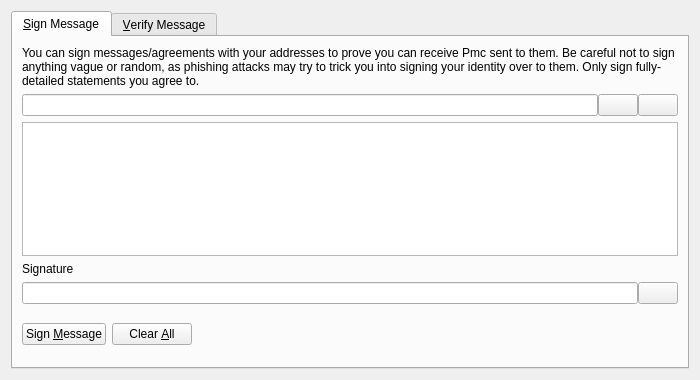
<?xml version="1.0" encoding="UTF-8"?>
<ui version="4.0">
 <class>SignVerifyMessageDialog</class>
 <widget class="QDialog" name="SignVerifyMessageDialog">
  <property name="geometry">
   <rect>
    <x>0</x>
    <y>0</y>
    <width>700</width>
    <height>380</height>
   </rect>
  </property>
  <property name="windowTitle">
   <string>Signatures - Sign / Verify a Message</string>
  </property>
  <property name="modal">
   <bool>true</bool>
  </property>
  <layout class="QVBoxLayout" name="verticalLayout">
   <item>
    <widget class="QTabWidget" name="tabWidget">
     <property name="currentIndex">
      <number>0</number>
     </property>
     <widget class="QWidget" name="tabSignMessage">
      <attribute name="title">
       <string>&amp;Sign Message</string>
      </attribute>
      <layout class="QVBoxLayout" name="verticalLayout_SM">
       <item>
        <widget class="QLabel" name="infoLabel_SM">
         <property name="text">
          <string>You can sign messages/agreements with your addresses to prove you can receive Pmc sent to them. Be careful not to sign anything vague or random, as phishing attacks may try to trick you into signing your identity over to them. Only sign fully-detailed statements you agree to.</string>
         </property>
         <property name="textFormat">
          <enum>Qt::PlainText</enum>
         </property>
         <property name="wordWrap">
          <bool>true</bool>
         </property>
        </widget>
       </item>
       <item>
        <layout class="QHBoxLayout" name="horizontalLayout_1_SM">
         <property name="spacing">
          <number>0</number>
         </property>
         <item>
          <widget class="QValidatedLineEdit" name="addressIn_SM">
           <property name="toolTip">
            <string>The Pmc address to sign the message with</string>
           </property>
          </widget>
         </item>
         <item>
          <widget class="QPushButton" name="addressBookButton_SM">
           <property name="toolTip">
            <string>Choose previously used address</string>
           </property>
           <property name="text">
            <string/>
           </property>
           <property name="shortcut">
            <string>Alt+A</string>
           </property>
           <property name="autoDefault">
            <bool>false</bool>
           </property>
          </widget>
         </item>
         <item>
          <widget class="QPushButton" name="pasteButton_SM">
           <property name="toolTip">
            <string>Paste address from clipboard</string>
           </property>
           <property name="text">
            <string/>
           </property>
           <property name="shortcut">
            <string>Alt+P</string>
           </property>
           <property name="autoDefault">
            <bool>false</bool>
           </property>
          </widget>
         </item>
        </layout>
       </item>
       <item>
        <widget class="QPlainTextEdit" name="messageIn_SM">
         <property name="toolTip">
          <string>Enter the message you want to sign here</string>
         </property>
        </widget>
       </item>
       <item>
        <widget class="QLabel" name="signatureLabel_SM">
         <property name="text">
          <string>Signature</string>
         </property>
         <property name="textFormat">
          <enum>Qt::PlainText</enum>
         </property>
        </widget>
       </item>
       <item>
        <layout class="QHBoxLayout" name="horizontalLayout_2_SM">
         <property name="spacing">
          <number>0</number>
         </property>
         <item>
          <widget class="QLineEdit" name="signatureOut_SM">
           <property name="font">
            <font>
             <italic>true</italic>
            </font>
           </property>
           <property name="readOnly">
            <bool>true</bool>
           </property>
          </widget>
         </item>
         <item>
          <widget class="QPushButton" name="copySignatureButton_SM">
           <property name="toolTip">
            <string>Copy the current signature to the system clipboard</string>
           </property>
           <property name="text">
            <string/>
           </property>
           <property name="autoDefault">
            <bool>false</bool>
           </property>
          </widget>
         </item>
        </layout>
       </item>
       <item>
        <layout class="QHBoxLayout" name="horizontalLayout_3_SM">
         <item>
          <widget class="QPushButton" name="signMessageButton_SM">
           <property name="toolTip">
            <string>Sign the message to prove you own this Pmc address</string>
           </property>
           <property name="text">
            <string>Sign &amp;Message</string>
           </property>
           <property name="autoDefault">
            <bool>false</bool>
           </property>
          </widget>
         </item>
         <item>
          <widget class="QPushButton" name="clearButton_SM">
           <property name="toolTip">
            <string>Reset all sign message fields</string>
           </property>
           <property name="text">
            <string>Clear &amp;All</string>
           </property>
           <property name="autoDefault">
            <bool>false</bool>
           </property>
          </widget>
         </item>
         <item>
          <spacer name="horizontalSpacer_1_SM">
           <property name="orientation">
            <enum>Qt::Horizontal</enum>
           </property>
           <property name="sizeHint" stdset="0">
            <size>
             <width>40</width>
             <height>48</height>
            </size>
           </property>
          </spacer>
         </item>
         <item>
          <widget class="QLabel" name="statusLabel_SM">
           <property name="font">
            <font>
             <weight>75</weight>
             <bold>true</bold>
            </font>
           </property>
           <property name="text">
            <string/>
           </property>
           <property name="wordWrap">
            <bool>true</bool>
           </property>
          </widget>
         </item>
         <item>
          <spacer name="horizontalSpacer_2_SM">
           <property name="orientation">
            <enum>Qt::Horizontal</enum>
           </property>
           <property name="sizeHint" stdset="0">
            <size>
             <width>40</width>
             <height>48</height>
            </size>
           </property>
          </spacer>
         </item>
        </layout>
       </item>
      </layout>
     </widget>
     <widget class="QWidget" name="tabVerifyMessage">
      <attribute name="title">
       <string>&amp;Verify Message</string>
      </attribute>
      <layout class="QVBoxLayout" name="verticalLayout_VM">
       <item>
        <widget class="QLabel" name="infoLabel_VM">
         <property name="text">
          <string>Enter the receiver's address, message (ensure you copy line breaks, spaces, tabs, etc. exactly) and signature below to verify the message. Be careful not to read more into the signature than what is in the signed message itself, to avoid being tricked by a man-in-the-middle attack. Note that this only proves the signing party receives with the address, it cannot prove sendership of any transaction!</string>
         </property>
         <property name="textFormat">
          <enum>Qt::PlainText</enum>
         </property>
         <property name="alignment">
          <set>Qt::AlignLeading|Qt::AlignLeft|Qt::AlignTop</set>
         </property>
         <property name="wordWrap">
          <bool>true</bool>
         </property>
        </widget>
       </item>
       <item>
        <layout class="QHBoxLayout" name="horizontalLayout_1_VM">
         <property name="spacing">
          <number>0</number>
         </property>
         <item>
          <widget class="QValidatedLineEdit" name="addressIn_VM">
           <property name="toolTip">
            <string>The Pmc address the message was signed with</string>
           </property>
          </widget>
         </item>
         <item>
          <widget class="QPushButton" name="addressBookButton_VM">
           <property name="toolTip">
            <string>Choose previously used address</string>
           </property>
           <property name="text">
            <string/>
           </property>
           <property name="shortcut">
            <string>Alt+A</string>
           </property>
           <property name="autoDefault">
            <bool>false</bool>
           </property>
          </widget>
         </item>
        </layout>
       </item>
       <item>
        <widget class="QPlainTextEdit" name="messageIn_VM"/>
       </item>
       <item>
        <widget class="QValidatedLineEdit" name="signatureIn_VM"/>
       </item>
       <item>
        <layout class="QHBoxLayout" name="horizontalLayout_2_VM">
         <item>
          <widget class="QPushButton" name="verifyMessageButton_VM">
           <property name="toolTip">
            <string>Verify the message to ensure it was signed with the specified Pmc address</string>
           </property>
           <property name="text">
            <string>Verify &amp;Message</string>
           </property>
           <property name="autoDefault">
            <bool>false</bool>
           </property>
          </widget>
         </item>
         <item>
          <widget class="QPushButton" name="clearButton_VM">
           <property name="toolTip">
            <string>Reset all verify message fields</string>
           </property>
           <property name="text">
            <string>Clear &amp;All</string>
           </property>
           <property name="autoDefault">
            <bool>false</bool>
           </property>
          </widget>
         </item>
         <item>
          <spacer name="horizontalSpacer_1_VM">
           <property name="orientation">
            <enum>Qt::Horizontal</enum>
           </property>
           <property name="sizeHint" stdset="0">
            <size>
             <width>40</width>
             <height>48</height>
            </size>
           </property>
          </spacer>
         </item>
         <item>
          <widget class="QLabel" name="statusLabel_VM">
           <property name="font">
            <font>
             <weight>75</weight>
             <bold>true</bold>
            </font>
           </property>
           <property name="text">
            <string/>
           </property>
           <property name="wordWrap">
            <bool>true</bool>
           </property>
          </widget>
         </item>
         <item>
          <spacer name="horizontalSpacer_2_VM">
           <property name="orientation">
            <enum>Qt::Horizontal</enum>
           </property>
           <property name="sizeHint" stdset="0">
            <size>
             <width>40</width>
             <height>48</height>
            </size>
           </property>
          </spacer>
         </item>
        </layout>
       </item>
      </layout>
     </widget>
    </widget>
   </item>
  </layout>
 </widget>
 <customwidgets>
  <customwidget>
   <class>QValidatedLineEdit</class>
   <extends>QLineEdit</extends>
   <header>qvalidatedlineedit.h</header>
  </customwidget>
 </customwidgets>
 <resources>
  <include location="../pmc.qrc"/>
 </resources>
 <connections/>
</ui>
